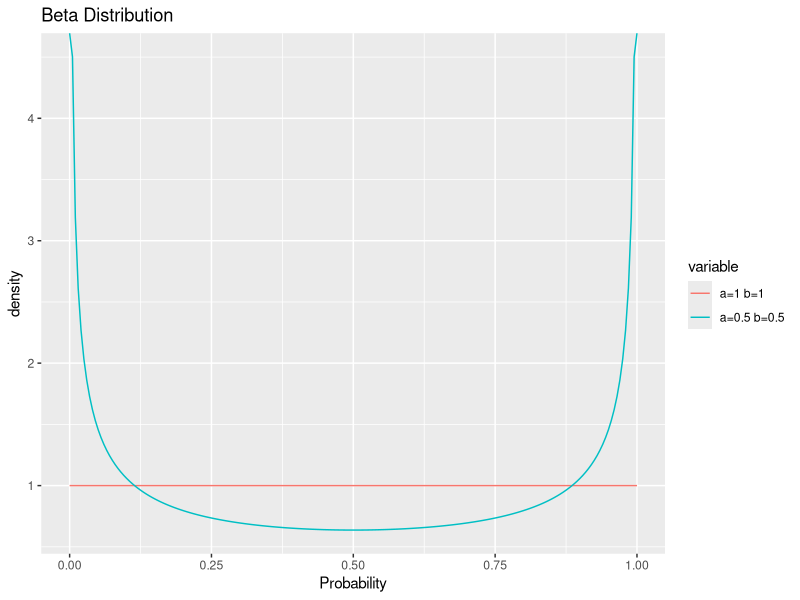

Source code (R):
## ---- chunk 1
library(ggplot2)
library(reshape2)
## ---- chunk 2
x <- seq(0,1,length=200)
beta_dist <- data.frame(cbind(x, dbeta(x,1,1), dbeta(x,0.5,0.5)))

colnames(beta_dist) <- c("x","a=1 b=1","a=0.5 b=0.5")

beta_dist <- melt(beta_dist,x)

g <- ggplot(beta_dist, aes(x,value, color=variable))
g+geom_line() + labs(title="Beta Distribution") + labs(x="Probability", y="density")
